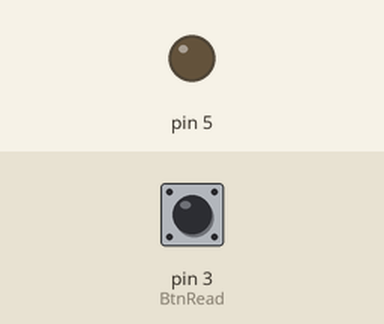
Recording of a sketch running on a simulated Arduino Uno, built with avr-gcc and run on an emulated ATmega328P. On the bench: output pins drawn as LEDs (lit = HIGH). Inputs (shaded band) come from the test bench; at power-on: pin 3 (BtnRead) LOW.

Above: at 1.2 s.
1.3 s: pin 3 (BtnRead) pulled HIGH for 0.15 s
At 1.37 s:
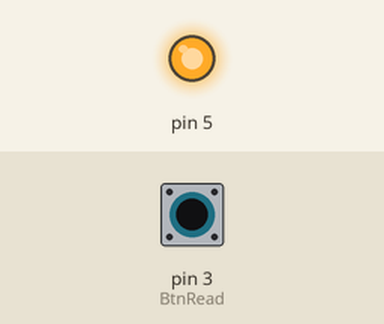
2.9 s: pin 3 (BtnRead) pulled HIGH for 3.2 s
At 7.1 s:
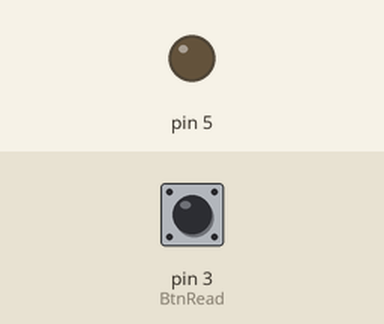
Timing chart, 0 to 8.6 s (numbered marks = the images above; inputs shaded):
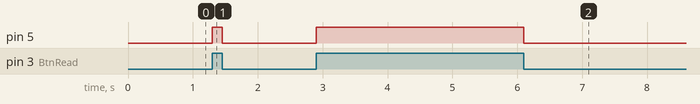

The sketch:

sketch_feb11a.ino
```cpp
struct DW
{
  int thresholds[2][2] = {{350, 450}, {385, 495}}; // {lower, higher}
  volatile int which = 0;
};

DW AryDW;

//interrupt
// https://www.arduino.cc/reference/en/language/functions/external-interrupts/attachinterrupt/
const byte BtnRead = 3;
const int BtnOut = 9;


void ModeShift()
{
  Serial.begin(9600);
  //Serial.println(AryDW.which);
  if (AryDW.which == 0)
  {
    AryDW.which = 1;
    digitalWrite(5, HIGH);
    //Serial.println("High");
  }
  else if (AryDW.which == 1)
   {
     AryDW.which = 0;
     //Serial.println("Low");
     digitalWrite(5, LOW);
   }
   //Serial.println(AryDW.which);
}

void setup() {
  // put your setup code here, to run once:
   attachInterrupt(digitalPinToInterrupt(BtnRead),ModeShift, CHANGE);
  pinMode(5, OUTPUT);

}

void loop() {
  // put your main code here, to run repeatedly:

}
```

Measured:
- after the input at 1.3 s, pin 5: LOW → HIGH at once, → LOW 0.15 s later
- after the input at 2.9 s, pin 5: LOW → HIGH at once, → LOW 3.2 s later
